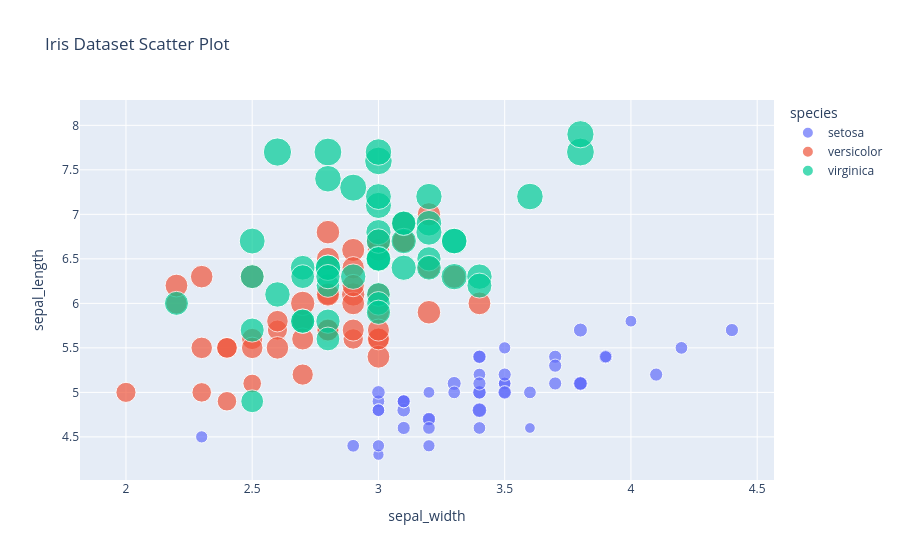

Write notebook code for a chart like this one.
### Code cell
fig = px.scatter(df, x = "sepal_width", y = "sepal_length", color = "species", size = 'petal_length', hover_data=['petal_width'], title = "Iris Dataset Scatter Plot")
fig.show()

### Figure 1 — Plotly figure (JSON) as saved in the notebook; plotly's stock layout.template omitted (floating-point values rounded to 4 significant figures)
{"data": [{"customdata": [[0.2], [0.2], [0.2], [0.2], [0.2], [0.4], [0.3], [0.2], [0.2], [0.1], [0.2], [0.2], [0.1], [0.1], [0.2], [0.4], [0.4], [0.3], [0.3], [0.3], [0.2], [0.4], [0.2], [0.5], [0.2], [0.2], [0.4], [0.2], [0.2], [0.2], [0.2], [0.4], [0.1], [0.2], [0.1], [0.2], [0.2], [0.1], [0.2], [0.2], [0.3], [0.3], [0.2], [0.6], [0.4], [0.3], [0.2], [0.2], [0.2], [0.2]], "hovertemplate": "species=setosa<br>sepal_width=%{x}<br>sepal_length=%{y}<br>petal_length=%{marker.size}<br>petal_width=%{customdata[0]}<extra></extra>", "legendgroup": "setosa", "marker": {"color": "#636efa", "size": [1.4, 1.4, 1.3, 1.5, 1.4, 1.7, 1.4, 1.5, 1.4, 1.5, 1.5, 1.6, 1.4, 1.1, 1.2, 1.5, 1.3, 1.4, 1.7, 1.5, 1.7, 1.5, 1.0, 1.7, 1.9, 1.6, 1.6, 1.5, 1.4, 1.6, 1.6, 1.5, 1.5, 1.4, 1.5, 1.2, 1.3, 1.5, 1.3, 1.5, 1.3, 1.3, 1.3, 1.6, 1.9, 1.4, 1.6, 1.4, 1.5, 1.4], "sizemode": "area", "sizeref": 0.01725, "symbol": "circle"}, "mode": "markers", "name": "setosa", "orientation": "v", "showlegend": true, "type": "scatter", "x": [3.5, 3.0, 3.2, 3.1, 3.6, 3.9, 3.4, 3.4, 2.9, 3.1, 3.7, 3.4, 3.0, 3.0, 4.0, 4.4, 3.9, 3.5, 3.8, 3.8, 3.4, 3.7, 3.6, 3.3, 3.4, 3.0, 3.4, 3.5, 3.4, 3.2, 3.1, 3.4, 4.1, 4.2, 3.1, 3.2, 3.5, 3.1, 3.0, 3.4, 3.5, 2.3, 3.2, 3.5, 3.8, 3.0, 3.8, 3.2, 3.7, 3.3], "xaxis": "x", "y": [5.1, 4.9, 4.7, 4.6, 5.0, 5.4, 4.6, 5.0, 4.4, 4.9, 5.4, 4.8, 4.8, 4.3, 5.8, 5.7, 5.4, 5.1, 5.7, 5.1, 5.4, 5.1, 4.6, 5.1, 4.8, 5.0, 5.0, 5.2, 5.2, 4.7, 4.8, 5.4, 5.2, 5.5, 4.9, 5.0, 5.5, 4.9, 4.4, 5.1, 5.0, 4.5, 4.4, 5.0, 5.1, 4.8, 5.1, 4.6, 5.3, 5.0], "yaxis": "y"}, {"customdata": [[1.4], [1.5], [1.5], [1.3], [1.5], [1.3], [1.6], [1.0], [1.3], [1.4], [1.0], [1.5], [1.0], [1.4], [1.3], [1.4], [1.5], [1.0], [1.5], [1.1], [1.8], [1.3], [1.5], [1.2], [1.3], [1.4], [1.4], [1.7], [1.5], [1.0], [1.1], [1.0], [1.2], [1.6], [1.5], [1.6], [1.5], [1.3], [1.3], [1.3], [1.2], [1.4], [1.2], [1.0], [1.3], [1.2], [1.3], [1.3], [1.1], [1.3]], "hovertemplate": "species=versicolor<br>sepal_width=%{x}<br>sepal_length=%{y}<br>petal_length=%{marker.size}<br>petal_width=%{customdata[0]}<extra></extra>", "legendgroup": "versicolor", "marker": {"color": "#EF553B", "size": [4.7, 4.5, 4.9, 4.0, 4.6, 4.5, 4.7, 3.3, 4.6, 3.9, 3.5, 4.2, 4.0, 4.7, 3.6, 4.4, 4.5, 4.1, 4.5, 3.9, 4.8, 4.0, 4.9, 4.7, 4.3, 4.4, 4.8, 5.0, 4.5, 3.5, 3.8, 3.7, 3.9, 5.1, 4.5, 4.5, 4.7, 4.4, 4.1, 4.0, 4.4, 4.6, 4.0, 3.3, 4.2, 4.2, 4.2, 4.3, 3.0, 4.1], "sizemode": "area", "sizeref": 0.01725, "symbol": "circle"}, "mode": "markers", "name": "versicolor", "orientation": "v", "showlegend": true, "type": "scatter", "x": [3.2, 3.2, 3.1, 2.3, 2.8, 2.8, 3.3, 2.4, 2.9, 2.7, 2.0, 3.0, 2.2, 2.9, 2.9, 3.1, 3.0, 2.7, 2.2, 2.5, 3.2, 2.8, 2.5, 2.8, 2.9, 3.0, 2.8, 3.0, 2.9, 2.6, 2.4, 2.4, 2.7, 2.7, 3.0, 3.4, 3.1, 2.3, 3.0, 2.5, 2.6, 3.0, 2.6, 2.3, 2.7, 3.0, 2.9, 2.9, 2.5, 2.8], "xaxis": "x", "y": [7.0, 6.4, 6.9, 5.5, 6.5, 5.7, 6.3, 4.9, 6.6, 5.2, 5.0, 5.9, 6.0, 6.1, 5.6, 6.7, 5.6, 5.8, 6.2, 5.6, 5.9, 6.1, 6.3, 6.1, 6.4, 6.6, 6.8, 6.7, 6.0, 5.7, 5.5, 5.5, 5.8, 6.0, 5.4, 6.0, 6.7, 6.3, 5.6, 5.5, 5.5, 6.1, 5.8, 5.0, 5.6, 5.7, 5.7, 6.2, 5.1, 5.7], "yaxis": "y"}, {"customdata": [[2.5], [1.9], [2.1], [1.8], [2.2], [2.1], [1.7], [1.8], [1.8], [2.5], [2.0], [1.9], [2.1], [2.0], [2.4], [2.3], [1.8], [2.2], [2.3], [1.5], [2.3], [2.0], [2.0], [1.8], [2.1], [1.8], [1.8], [1.8], [2.1], [1.6], [1.9], [2.0], [2.2], [1.5], [1.4], [2.3], [2.4], [1.8], [1.8], [2.1], [2.4], [2.3], [1.9], [2.3], [2.5], [2.3], [1.9], [2.0], [2.3], [1.8]], "hovertemplate": "species=virginica<br>sepal_width=%{x}<br>sepal_length=%{y}<br>petal_length=%{marker.size}<br>petal_width=%{customdata[0]}<extra></extra>", "legendgroup": "virginica", "marker": {"color": "#00cc96", "size": [6.0, 5.1, 5.9, 5.6, 5.8, 6.6, 4.5, 6.3, 5.8, 6.1, 5.1, 5.3, 5.5, 5.0, 5.1, 5.3, 5.5, 6.7, 6.9, 5.0, 5.7, 4.9, 6.7, 4.9, 5.7, 6.0, 4.8, 4.9, 5.6, 5.8, 6.1, 6.4, 5.6, 5.1, 5.6, 6.1, 5.6, 5.5, 4.8, 5.4, 5.6, 5.1, 5.1, 5.9, 5.7, 5.2, 5.0, 5.2, 5.4, 5.1], "sizemode": "area", "sizeref": 0.01725, "symbol": "circle"}, "mode": "markers", "name": "virginica", "orientation": "v", "showlegend": true, "type": "scatter", "x": [3.3, 2.7, 3.0, 2.9, 3.0, 3.0, 2.5, 2.9, 2.5, 3.6, 3.2, 2.7, 3.0, 2.5, 2.8, 3.2, 3.0, 3.8, 2.6, 2.2, 3.2, 2.8, 2.8, 2.7, 3.3, 3.2, 2.8, 3.0, 2.8, 3.0, 2.8, 3.8, 2.8, 2.8, 2.6, 3.0, 3.4, 3.1, 3.0, 3.1, 3.1, 3.1, 2.7, 3.2, 3.3, 3.0, 2.5, 3.0, 3.4, 3.0], "xaxis": "x", "y": [6.3, 5.8, 7.1, 6.3, 6.5, 7.6, 4.9, 7.3, 6.7, 7.2, 6.5, 6.4, 6.8, 5.7, 5.8, 6.4, 6.5, 7.7, 7.7, 6.0, 6.9, 5.6, 7.7, 6.3, 6.7, 7.2, 6.2, 6.1, 6.4, 7.2, 7.4, 7.9, 6.4, 6.3, 6.1, 7.7, 6.3, 6.4, 6.0, 6.9, 6.7, 6.9, 5.8, 6.8, 6.7, 6.7, 6.3, 6.5, 6.2, 5.9], "yaxis": "y"}], "layout": {"legend": {"itemsizing": "constant", "title": {"text": "species"}, "tracegroupgap": 0}, "title": {"text": "Iris Dataset Scatter Plot"}, "xaxis": {"anchor": "y", "domain": [0, 1], "title": {"text": "sepal_width"}}, "yaxis": {"anchor": "x", "domain": [0, 1], "title": {"text": "sepal_length"}}}}
